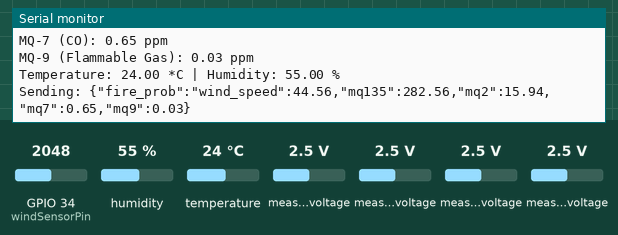
Simulated run of this sketch. Board: ESP32. Parts: the last lines printed to the serial monitor. The test bench sets the inputs (shaded band); at power-on: humidity 55 %, measured voltage 2.5 V, GPIO 34 (windSensorPin) = 2048, temperature 24 °C. No radio packets arrive unless stated; nothing arrives over Bluetooth unless stated.

Above: at 6.2 s.
6.3 s: humidity set to 22 %
7.8 s: measured voltage (sensor 200) set to 0.1 V
9.3 s: measured voltage (sensor 201) set to 0.1 V
At 10.7 s:
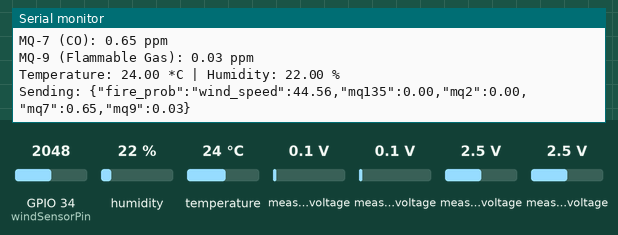
10.8 s: measured voltage (sensor 202) set to 0.1 V
12.3 s: measured voltage (sensor 203) set to 0.1 V
13.8 s: GPIO 34 (windSensorPin) set to 2866
At 15.9 s:
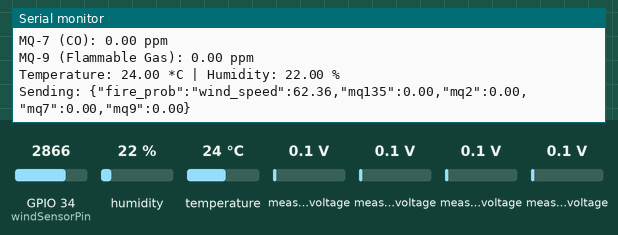
Timing chart, 0 to 16.3 s (numbered marks = the images above; inputs shaded):
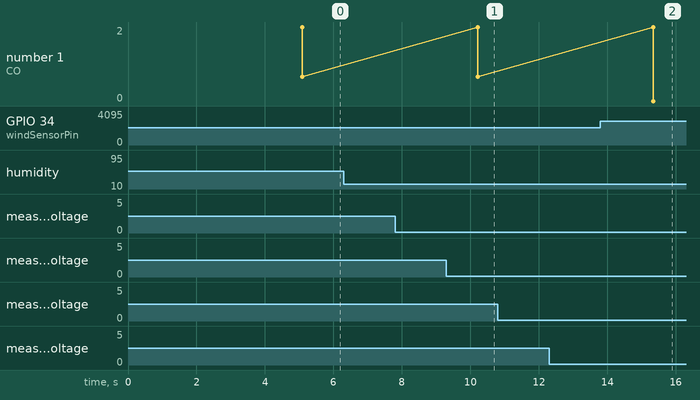

The sketch:

esp32main.ino
```cpp
#include <Wire.h>
#include <Adafruit_ADS1X15.h>
#include <math.h>
#include "DHT.h"
#include <HardwareSerial.h>
#include "BluetoothSerial.h"
#include <SPI.h>
#include <LoRa.h>
// HSPI pin mapping
#define LORA_SCK 14
#define LORA_MISO 12
#define LORA_MOSI 13
#define LORA_SS 5
#define LORA_RST 15
#define LORA_DIO0 26
SPIClass SPI_LORA(HSPI);

unsigned long lastSendTime = 0;
const unsigned long sendInterval = 5000; // send every 5 seconds


#define DHTPIN 4      // 连接 DHT11 数据引脚的 ESP32 GPIO
#define DHTTYPE DHT11  // 传感器类型 DHT11
DHT dht(DHTPIN, DHTTYPE);
String receivedData = "";  // 存储完整的字符串
bool recording = false;    // 记录是否开始接收数据

Adafruit_ADS1115 ads;
const int windSensorPin = 34; // 选择一个 ADC 输入引脚
const float voltageRef = 3.3; // ESP32 的参考电压
const int adcResolution = 4095; // ESP32 ADC 12 位分辨率
// MQ-135 parameters remain unchanged
const float RL = 1.0;  // MQ module usually has RL=1kΩ
const float a_135 = 110.47;
const float b_135 = -2.862;
const float Ro_clean_air_ratio_135 = 3.6;
float R0_135;

// MQ-2 parameters (smoke)
const float a_2 = 574.25;
const float b_2 = -2.222;
const float Ro_clean_air_ratio_2 = 9.83;
float R0_2;

// MQ-7 parameters (carbon monoxide)
const float a_7 = 99.042;
const float b_7 = -1.518;
const float Ro_clean_air_ratio_7 = 27.5;
float R0_7;

// MQ-9 parameters (flammable gas)
const float a_9 = 1000.5;
const float b_9 = -2.186;
const float Ro_clean_air_ratio_9 = 9.6;
float R0_9;
BluetoothSerial SerialBT;

bool firstDataIgnored = false;

void setup() {
    Serial.begin(115200);
    SerialBT.begin("ESP32_Master", true); // 作为主机
    Serial.println("正在搜索 ESP32-CAM...");

  // 连接 ESP32-CAM
    if (!SerialBT.connected()) {
        Serial.println("⚠️ ESP32-CAM 断开连接，尝试重新连接...");
        connectToESP32CAM();
    }

    Wire.begin();
 // RX = GPI014
    dht.begin();
    if (!ads.begin(0x48)) {
        Serial.println("ADS1115 not detected!");
        while (1);
    }

    ads.setGain(GAIN_ONE);
    Serial.println("Sensor preheating (recommended 30 minutes)...");
    delay(5000);  // 30 minutes preheating

    // MQ-135 calibration
    float V_ADC_135 = ads.readADC_SingleEnded(0) * (4.096 / 32767.0);
    float RS_135 = RL * ((5.0 / V_ADC_135) - 1);
    R0_135 = RS_135 / Ro_clean_air_ratio_135;

    // MQ-2 calibration
    float V_ADC_2 = ads.readADC_SingleEnded(1) * (4.096 / 32767.0);
    float RS_2 = RL * ((5.0 / V_ADC_2) - 1);
    R0_2 = RS_2 / Ro_clean_air_ratio_2;

    // MQ-7 calibration
    float V_ADC_7 = ads.readADC_SingleEnded(2) * (4.096 / 32767.0);
    float RS_7 = RL * ((5.0 / V_ADC_7) - 1);
    R0_7 = RS_7 / Ro_clean_air_ratio_7;

    // MQ-9 calibration
    float V_ADC_9 = ads.readADC_SingleEnded(3) * (4.096 / 32767.0);
    float RS_9 = RL * ((5.0 / V_ADC_9) - 1);
    R0_9 = RS_9 / Ro_clean_air_ratio_9;

    Serial.println("All sensors calibrated!");
      SPI_LORA.begin(LORA_SCK, LORA_MISO, LORA_MOSI, LORA_SS);
    LoRa.setSPI(SPI_LORA);
    LoRa.setPins(LORA_SS, LORA_RST, LORA_DIO0);

    LoRa.setSPIFrequency(1E6);
    LoRa.setSpreadingFactor(7);
    LoRa.setSignalBandwidth(125E3);
    LoRa.setCodingRate4(5);
    LoRa.setSyncWord(0x12);

    if (!LoRa.begin(915E6)) {
      Serial.println("❌ LoRa.begin() failed!");
      while (1);
    }
    Serial.println("✅ LoRa Transceiver Ready!");

}

void loop() {
    String fireValue="";
    int windadcValue = analogRead(windSensorPin);
    float windvoltage = (windadcValue / (float)adcResolution) * voltageRef; // 计算实际电压
    float windSpeed = windvoltage*1000* 0.027; // 根据手册公式计算风速
    Serial.print("wind ADC: ");
    Serial.print(windadcValue);
    Serial.print(" | voltage: ");
    Serial.print(windvoltage, 3);
    Serial.print(" V | wind speed: ");
    Serial.print(windSpeed, 2);
    Serial.println(" m/s");


    float V_ADC_135 = ads.readADC_SingleEnded(0) * (4.096 / 32767.0);
    float RS_135 = RL * ((5.0 / V_ADC_135) - 1);
    float ppm_135 = a_135 * pow((RS_135 / R0_135), b_135) * 100;

    float V_ADC_2 = ads.readADC_SingleEnded(1) * (4.096 / 32767.0);
    float RS_2 = RL * ((5.0 / V_ADC_2) - 1);
    float ppm_2 =  a_135 * pow((RS_2 / R0_2), b_135) * 100; // Smoke ppm

    float V_ADC_7 = ads.readADC_SingleEnded(2) * (4.096 / 32767.0);
    float RS_7 = RL * ((5.0 / V_ADC_7) - 1);
    float ppm_7 = a_7 * pow(RS_7 / R0_7, b_7);

    float V_ADC_9 = ads.readADC_SingleEnded(3) * (4.096 / 32767.0);
    float RS_9 = RL * ((5.0 / V_ADC_9) - 1);
    float ppm_9 = pow(10, (-2.3 * log10(RS_9 / R0_9) + 0.75));

    Serial.print("MQ-135 (CO2): "); Serial.print(ppm_135); Serial.println(" ppm");
    Serial.print("MQ-2 (Smoke): "); Serial.print(ppm_2); Serial.println(" ppm");
    Serial.print("MQ-7 (CO): "); Serial.print(ppm_7); Serial.println(" ppm");
    Serial.print("MQ-9 (Flammable Gas): "); Serial.print(ppm_9); Serial.println(" ppm");

    float temperature = dht.readTemperature();  // 读取摄氏度
    float humidity = dht.readHumidity();       // 读取湿度

    if (!isnan(temperature) && !isnan(humidity)) {
        Serial.print("Temperature: ");
        Serial.print(temperature);
        Serial.print(" *C | Humidity: ");
        Serial.print(humidity);
        Serial.println(" %");
    } else {
        Serial.println("Failed to read from DHT11 sensor!");
    }


    while (SerialBT.available()) {  // 只要有数据，就一直读取
        while (SerialBT.available()) {
          char c = SerialBT.read();
          receivedData += c;

          if (receivedData.endsWith("<END>")) {
            break;
          }
        }


        // 跳过第一条数据，防止不完整
      if (!firstDataIgnored) {
        firstDataIgnored = true;
        receivedData="";
            continue;
        }

      receivedData.trim();

      if (receivedData.startsWith("<START>") && receivedData.endsWith("<END>")) {
        String extractedData = receivedData.substring(7, receivedData.length() - 5);


            // 解析 Fire 和 NoFire 概率

        int fireIndex = extractedData.indexOf("Fire Probability: ");
        int noFireIndex = extractedData.indexOf("No Fire Probability: ");
        if (fireIndex != -1 && noFireIndex != -1) {

            int fireStart = fireIndex + 18;  // "Fire Probability: " 长度是18
            int noFireStart = noFireIndex + 22;  // "No Fire Probability: " 长度是22
            fireValue = extractedData.substring(fireStart, noFireIndex);
            fireValue.trim();  // 先获取字符串，再执行 trim()

            String noFireValue = extractedData.substring(noFireStart);
            noFireValue.trim();  // 先获取字符串，再执行 trim()

        // 截取数值部分

        Serial.println("Fire: " + fireValue);
        Serial.println("No Fire: " + noFireValue);
        clearBluetoothBuffer();
        receivedData = "";
        break;  // 解析完一条完整数据后退出 while 循环，执行其他任务
            }

        } else {
            Serial.println("drop worng data: " +   String(receivedData));
        }
    }

    String payload = "{";
    payload += "\"fire_prob\":" + fireValue;
    payload += "\"wind_speed\":" + String(windSpeed, 2) + ",";
    payload += "\"mq135\":" + String(ppm_135, 2) + ",";
    payload += "\"mq2\":" + String(ppm_2, 2) + ",";
    payload += "\"mq7\":" + String(ppm_7, 2) + ",";
    payload += "\"mq9\":" + String(ppm_9, 2);
    payload += "}";
    if (millis() - lastSendTime > sendInterval) {
      String message = "Hello from ESP32! " + String(millis() / 1000) + "s";
      Serial.print("Sending: ");
      Serial.println(payload);

      LoRa.beginPacket();
      LoRa.print(payload);
      LoRa.endPacket();

      lastSendTime = millis();
    }

    delay(5000);
}


void clearBluetoothBuffer() {
    while (SerialBT.available()) {
        SerialBT.read();  // 读取并丢弃缓冲区中的数据
    }
}
void connectToESP32CAM() {
    int maxRetries = 5;
    int retryCount = 0;

    Serial.println("🔍 正在搜索 ESP32-CAM_BT...");

    while (!SerialBT.connect("ESP32-CAM_BT") && retryCount < maxRetries) {
        Serial.println("⚠️ 连接失败，重试中...");
        retryCount++;
        delay(2000);  // 2 秒后重试
    }

    if (SerialBT.connected()) {
        Serial.println("✅ 已成功连接到 ESP32-CAM!");
    } else {
        Serial.println("❌ 无法连接到 ESP32-CAM, 将继续其他任务...");
    }
}
```

Measured:
- after the input at 9.3 s, the serial monitor: prints a new line after 0.92 s (image 1)
- after the input at 13.8 s, the serial monitor: prints a new line after 1.5 s (image 2)
